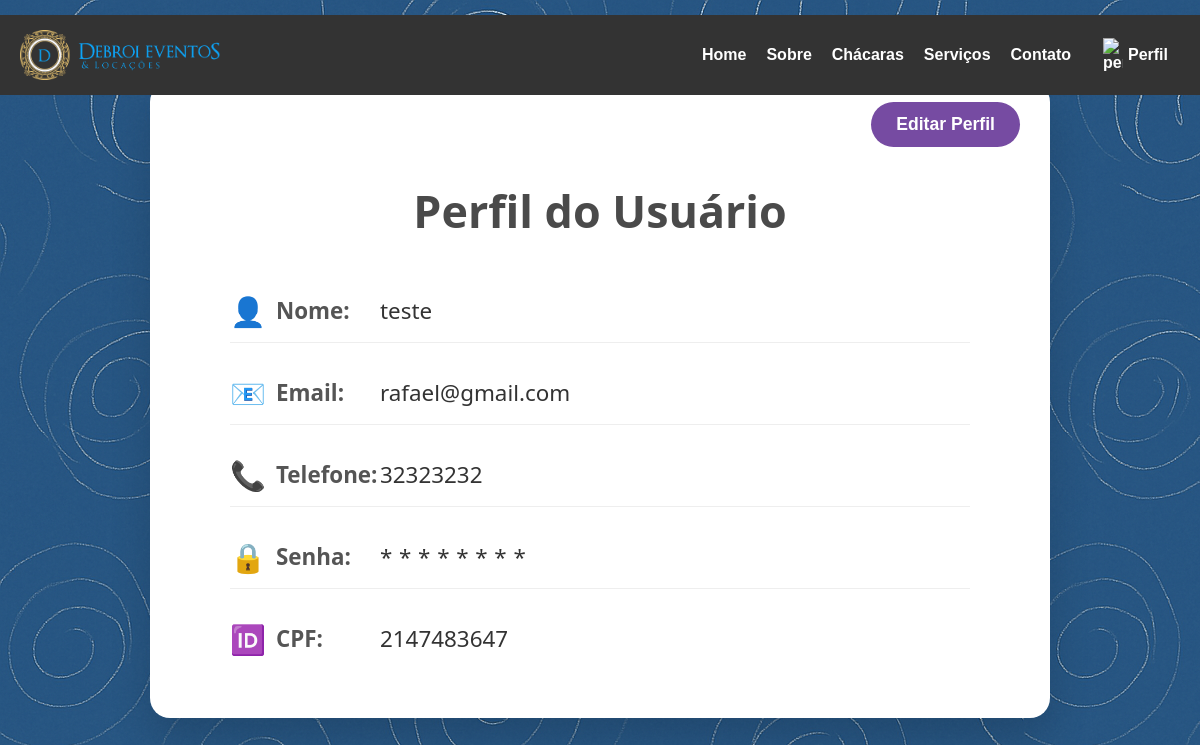
The app's page /Perfil.php (signed in) with its own data.
### tables this page shows
CREATE TABLE `cliente` (
  `IdCliente` int(11) NOT NULL AUTO_INCREMENT,
  `Nome` varchar(100) NOT NULL,
  `Email` varchar(255) NOT NULL,
  `Telefone` varchar(15) NOT NULL,
  `Senha` varchar(100) NOT NULL,
  `Cpf` varchar(11) NOT NULL,
  `Admin` int(1) DEFAULT NULL,
  PRIMARY KEY (`IdCliente`)
);

### html/conexao.php (called while the page is built, shortened)
<?php
    $servidor = "localhost";
    $usuario = "root";
    $senha = "";
    $banco ="debroieventos";
    $conecta = mysqli_connect($servidor,$usuario,$senha,$banco);
    if(!empty($_SESSION["user_portal"])){
        $user  = "select * from cliente c where c.IdCliente ='{$_SESSION["user_portal"]}'";
        $acesso = mysqli_query($conecta, $user);
    }else{
        $informacaoUser = "";
    }
?>

### html/Perfil.php (the view, shortened to what this page needs)
<?php
    include('conexao.php');
?>
<?php
 $usuario_id = $_SESSION["user_portal"];
    $ClienteSQl = "select * from Cliente c where c.IdCliente = '$usuario_id'";
    $ClienteConsulta = mysqli_query($conecta, $ClienteSQl);
    $Cliente = mysqli_fetch_assoc($ClienteConsulta);
?>
<!DOCTYPE html>
<html lang="en">
<head>
    <link rel="stylesheet" href="../css/Perfil.css" />
</head>
<body>
    <header class="menu-fixo">
        <?php include 'menuBarra.php'; ?>
    </header>
    <div class="perfil-container">
        <button class="btn-editar" id="btnEditar">Editar Perfil</button>
        <div id="visualizacao">
            <h2>Perfil do Usuário</h2>
            <div class="perfil-item"><strong data-icon="👤">Nome:</strong> <?php echo $Cliente["Nome"]?></div>
            <div class="perfil-item"><strong data-icon="📧">Email:</strong> <?php echo $Cliente["Email"]?></div>
            <div class="perfil-item"><strong data-icon="📞">Telefone:</strong> <?php echo $Cliente["Telefone"]?></div>
            <div class="perfil-item"><strong data-icon="🔒">Senha:</strong> <span class="senha">********</span></div>
            <div class="perfil-item"><strong data-icon="🆔">CPF:</strong> <?php echo $Cliente["Cpf"]?></div>
        </div>
    </div>
</body>
</html>

### css/perfil.css (style rules this page uses)
* { box-sizing: border-box; }
body, html { height: 100%; width: 100%; margin: 0; font-family: 'Segoe UI', Tahoma, Geneva, Verdana, sans-serif; background-image: url("../img/fundo.png"); display: flex; justify-content: center; align-items: center; color: #333; -webkit-font-smoothing: antialiased; -moz-osx-font-smoothing: grayscale; }
.perfil-container { background-color: #fff; width: 90%; max-width: 900px; padding: 60px 80px; border-radius: 20px; box-shadow: 0 20px 40px rgba(0, 0, 0, 0.15); max-height: 90vh; overflow-y: auto; position: relative; }
h2 { text-align: center; font-size: 2.8rem; margin-bottom: 50px; font-weight: 700; color: #4a4a4a; }
.perfil-item { display: flex; align-items: center; font-size: 1.4rem; margin-bottom: 30px; padding-bottom: 12px; border-bottom: 1px solid #eee; }
.perfil-item:last-child { border-bottom: none; margin-bottom: 0; padding-bottom: 0; }
.perfil-item strong { width: 150px; font-weight: 600; color: #555; display: flex; align-items: center; gap: 10px; }
.perfil-item strong::before { content: attr(data-icon); font-size: 1.8rem; display: inline-block; }
.senha { letter-spacing: 0.3em; }
.btn-editar { position: absolute; top: 20px; right: 30px; background-color: #764ba2; border: none; padding: 12px 25px; color: #fff; font-weight: 700; border-radius: 30px; cursor: pointer; font-size: 1.1rem; transition: background-color 0.3s ease; }

### css/menuBarra.css (style rules this page uses)
.menu-fixo { position: fixed; top: 15px; left: 0; width: 100%; height: auto; background: #333; display: flex; justify-content: space-between; align-items: center; padding: 15px 20px; box-sizing: border-box; font-family: sans-serif; font-size: 16px; z-index: 1000; }

### records on screen
cliente: Nome "teste", Email "rafael@gmail.com", Telefone "32323232", Cpf "2147483647"
